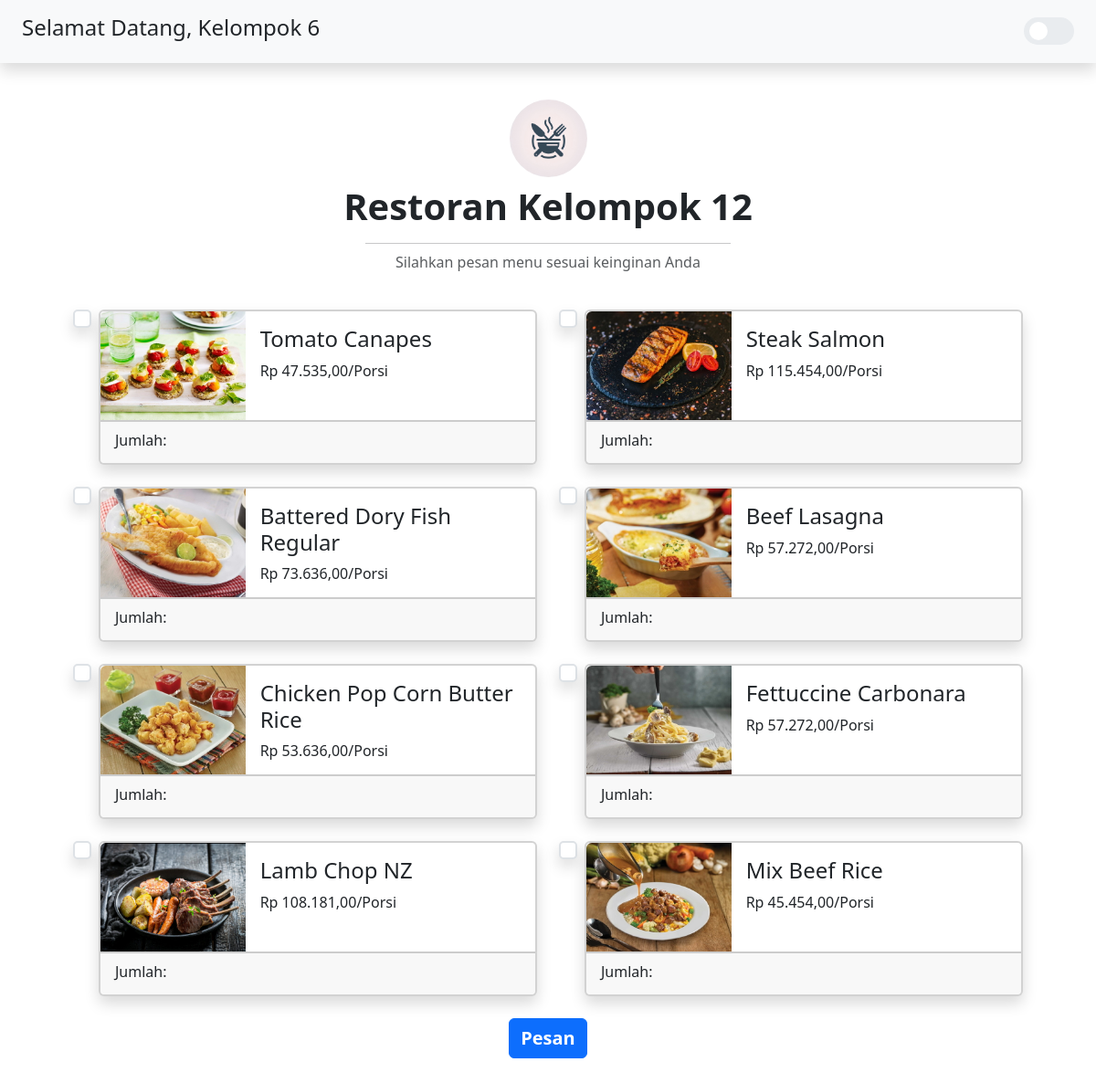
The page / (signed in) on the database its author committed.
### tables this page shows
CREATE TABLE `users` (
  `user_id` int(11) NOT NULL,
  `username` varchar(50) NOT NULL,
  `password` varchar(256) NOT NULL,
  `nama_lengkap` varchar(100) NOT NULL
);

CREATE TABLE `daftar_menu` (
  `menu_id` int(11) NOT NULL,
  `nama_menu` varchar(50) NOT NULL,
  `gambar` varchar(50) NOT NULL,
  `harga` int(11) NOT NULL
);

### module/Koneksi.php (called while the page is built, shortened)
<?php
class Koneksi
{
    private $host,
        $user,
        $password,
        $dbName,
        $conn;
    public function __construct($host, $user, $password, $dbName)
    {
        $this->host = $host;
        $this->user = $user;
        $this->password = $password;
        $this->dbName = $dbName;
    }
    private function connection()
    {
        $this->conn = mysqli_connect(
            $this->host,
            $this->user,
            $this->password,
            $this->dbName
        );
    }
    public function query($query)
    {
        $result = mysqli_query($this->conn, $query);
        return $result;
    }
    public function fetchAll($query)
    {
        $result = $this->query($query);
        $rows = [];
        while ($row = mysqli_fetch_assoc($result)) {
            $rows[] = $row;
        }
        return $rows;
    }
    public function fetchRow($query)
    {
        $result = $this->query($query);
        return mysqli_fetch_assoc($result);
    }
}

### index.php (the view, shortened to what this page needs)
<?php
include "module/Koneksi.php";
$db = new Koneksi("localhost", "root", "", "restoran");
$daftarMenu = $db->fetchAll("SELECT * FROM daftar_menu");
$user = $db->fetchRow("SELECT * FROM users WHERE user_id = '{$_SESSION['login']}'");
?>
<!DOCTYPE html>
<html lang="en" data-bs-theme="light">
<head>
  <link
    rel="stylesheet"
    href="src/bootstrap-5.3.3-dist/css/bootstrap.min.css" />
  <link rel="stylesheet" href="src/css/dark-light-mode.css" />
  <link rel="stylesheet" href="src/css/user-page_style.css" />
</head>
<body>
  <header class="vw-100 p-3 d-flex justify-content-between align-items-center bg-body-tertiary shadow position-sticky top-0 z-1">
    <div class="d-flex align-items-center gap-2">
      <h4 class="d-sm-inline d-none">Selamat Datang, <?= $user['nama_lengkap'] ?></h4>
    </div>
    <div class="me-2">
      <label for="darkLightcheckbox" class="dark-light-checkbox-label bg-body-secondary">
        <span class="ball bg-body"></span>
      </label>
    </div>
  </header>
  <main class="container-fluid mt-4">
    <section class="d-flex flex-column align-items-center py-3 title">
      <img src="src/img/logo.png" alt="logo restoran" height="85" class="rounded-circle mb-2">
      <span>
        <h1 class="fw-bold text-center">Restoran Kelompok 12</h1>
        <hr class="mx-0 mx-xl-4 mx-lg-3 mx-md-2 mx-sm-1 mb-2">
      </span>
      <span class="text-body-secondary text-center">Silahkan pesan menu sesuai keinginan Anda</span>
    </section>
    <section class="py-4">
      <form action="crud/tambah-transaksi.php" method="post" id="userTransactionValidation" novalidate>
        <div class="row justify-content-center gy-4">
          <?php foreach ($daftarMenu as $menu): ?>
            <div class="d-flex gap-2 col-auto">
              <input
                type="checkbox"
                class="form-check-input chekbox-menu fs-5 m-0 shadow border-2"
                name="menu[]"
                value="<?= $menu['menu_id'] ?>" />
              <div class="card card-menu shadow border-2">
                <div class="row g-0">
                  <div class="col-sm-4 col-12">
                    <img
                      src="src/img/<?= $menu['gambar'] ?>"
                      alt=""
                      class="img-fluid rounded-top-2 rounded-end-0 d-sm-inline-block d-none" />
                  </div>
                  <div class="col-sm-8 col-12">
                    <div class="card-body">
                      <div style="height: 80px">
                        <h4 class="card-title"><?= $menu['nama_menu'] ?></h4>
                        <span class="card-text">Rp <?= number_format($menu['harga'], 2, ',', '.') ?>/Porsi</span>
                      </div>
                    </div>
                  </div>
                  <div class="col-12 card-footer d-flex gap-3 card-footer-menu border-2" style="height: 47px;">
                    <span>Jumlah:</span>
                  </div>
                </div>
              </div>
            </div>
          <?php endforeach ?>
        </div>
        <div class="d-flex flex-column justify-content-center align-items-center mt-4 gap-3">
          <button type="submit" onclick="return confirm('Apakah anda yakin ingin memesan?')" class="btn btn-primary fs-5 fw-semibold" name="tambah"><i class="ph ph-shopping-cart"></i> Pesan</button>
        </div>
      </form>
    </section>
</body>
</html>

### src/css/dark-light-mode.css (style rules this page uses)
.dark-light-checkbox-label { width: 55px; height: 30px; border-radius: 55px; position: relative; padding: 15px; display: flex; justify-content: center; align-items: center; }
.dark-light-checkbox-label .ball { width: 20px; height: 20px; position: absolute; left: 6px; top: 5px; border-radius: 50%; transition: transform 0.2s linear; }

### src/css/user-page_style.css (style rules this page uses)
@media screen and (min-width: 576px) { .card.card-menu { width: 480px; } }

### rows shown on the page
users: nama_lengkap "Kelompok 6"
daftar_menu: gambar (picture), nama_menu "Tomato Canapes", harga "47.535,00"
daftar_menu: gambar (picture), nama_menu "Steak Salmon", harga "115.454,00"
daftar_menu: gambar (picture), nama_menu "Battered Dory Fish Regular", harga "73.636,00"
daftar_menu: gambar (picture), nama_menu "Beef Lasagna", harga "57.272,00"
daftar_menu: gambar (picture), nama_menu "Chicken Pop Corn Butter Rice", harga "53.636,00"
daftar_menu: gambar (picture), nama_menu "Fettuccine Carbonara", harga "57.272,00"
daftar_menu: gambar (picture), nama_menu "Lamb Chop NZ", harga "108.181,00"
daftar_menu: gambar (picture), nama_menu "Mix Beef Rice", harga "45.454,00"
